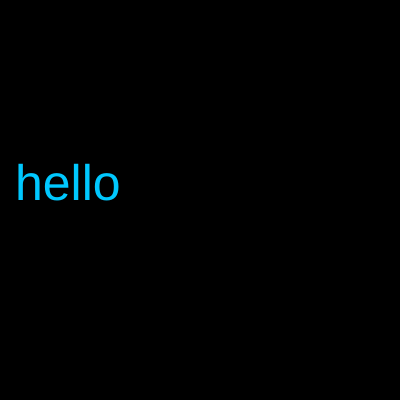
Frame 1 (no input)
Frame 60 (no input): identical to frame 1, image omitted
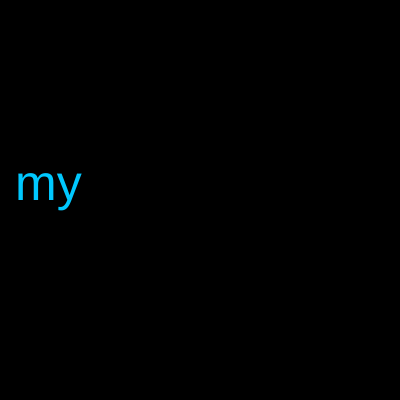
Frame 120 (the mouse pressed at the canvas centre since frame 60)

The p5.js sketch that drew these frames (run headless with seeded random() and noise() and a simulated clock; from frame 60 on, the mouse is pressed at the canvas centre):

// p5.js sketch
// ── sketch.js

let words = ['hello', 'my', 'name', 'is', 'Luka'];
let index= 0;
let colors = [0,200,255]
function setup() {
  createCanvas(400, 400);
}

function draw() {
  background(0);
  textSize(50)
  fill(colors[0],colors[1],colors[2])
  text(words[index], 15, 200);
}

function mousePressed() {
  index = index + 1
  if(index == words.length){
    index = 0;
    colors = [random(255),random(255),random(255)]
  }
}
